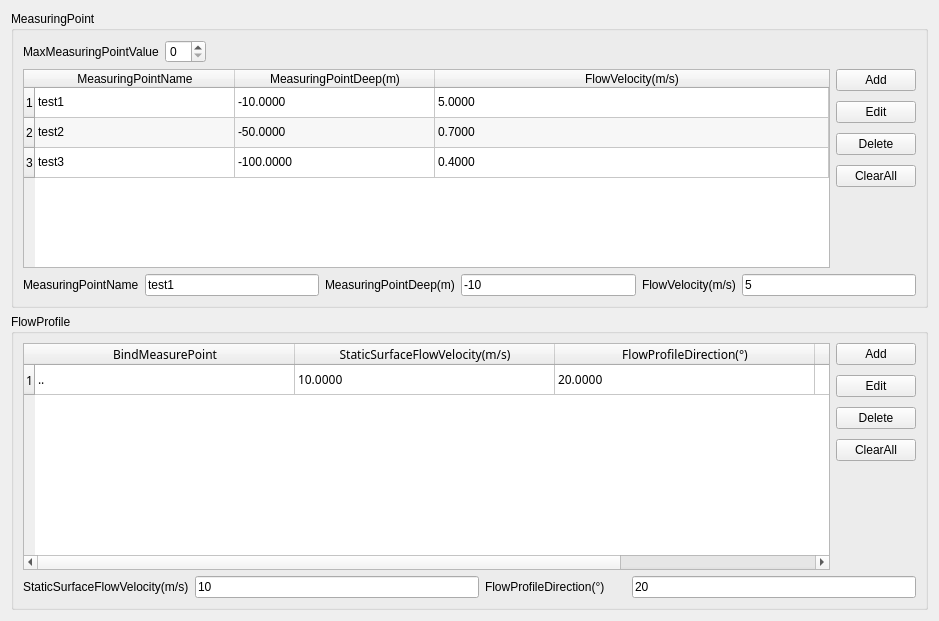
<?xml version="1.0" encoding="UTF-8"?>
<ui version="4.0">
 <class>ConfigOceanCurrentDialog</class>
 <widget class="QWidget" name="ConfigOceanCurrentDialog">
  <property name="geometry">
   <rect>
    <x>0</x>
    <y>0</y>
    <width>939</width>
    <height>621</height>
   </rect>
  </property>
  <property name="windowTitle">
   <string>Ocean Current</string>
  </property>
  <layout class="QVBoxLayout" name="verticalLayout_5">
   <item>
    <widget class="QGroupBox" name="groupBox_88">
     <property name="title">
      <string>MeasuringPoint</string>
     </property>
     <layout class="QVBoxLayout" name="verticalLayout_3">
      <item>
       <layout class="QHBoxLayout" name="horizontalLayout_61">
        <item>
         <widget class="QLabel" name="label_181">
          <property name="text">
           <string>MaxMeasuringPointValue</string>
          </property>
         </widget>
        </item>
        <item>
         <widget class="QSpinBox" name="maxncrzpSpinBox"/>
        </item>
        <item>
         <spacer name="horizontalSpacer">
          <property name="orientation">
           <enum>Qt::Horizontal</enum>
          </property>
          <property name="sizeHint" stdset="0">
           <size>
            <width>40</width>
            <height>20</height>
           </size>
          </property>
         </spacer>
        </item>
       </layout>
      </item>
      <item>
       <layout class="QHBoxLayout" name="horizontalLayout" stretch="1,0">
        <item>
         <widget class="QTableWidget" name="measureTableWidget">
          <property name="alternatingRowColors">
           <bool>true</bool>
          </property>
          <property name="selectionMode">
           <enum>QAbstractItemView::SingleSelection</enum>
          </property>
          <property name="selectionBehavior">
           <enum>QAbstractItemView::SelectRows</enum>
          </property>
          <attribute name="horizontalHeaderDefaultSectionSize">
           <number>200</number>
          </attribute>
          <attribute name="horizontalHeaderStretchLastSection">
           <bool>true</bool>
          </attribute>
          <row>
           <property name="text">
            <string>1</string>
           </property>
          </row>
          <row>
           <property name="text">
            <string>2</string>
           </property>
          </row>
          <row>
           <property name="text">
            <string>3</string>
           </property>
          </row>
          <column>
           <property name="text">
            <string>MeasuringPointName</string>
           </property>
           <property name="textAlignment">
            <set>AlignHCenter|AlignVCenter|AlignCenter</set>
           </property>
          </column>
          <column>
           <property name="text">
            <string>MeasuringPointDeep(m)</string>
           </property>
           <property name="textAlignment">
            <set>AlignHCenter|AlignVCenter|AlignCenter</set>
           </property>
          </column>
          <column>
           <property name="text">
            <string>FlowVelocity(m/s)</string>
           </property>
           <property name="textAlignment">
            <set>AlignHCenter|AlignVCenter|AlignCenter</set>
           </property>
          </column>
          <item row="0" column="0">
           <property name="text">
            <string>test1</string>
           </property>
          </item>
          <item row="0" column="1">
           <property name="text">
            <string>-10.0000</string>
           </property>
          </item>
          <item row="0" column="2">
           <property name="text">
            <string>5.0000</string>
           </property>
          </item>
          <item row="1" column="0">
           <property name="text">
            <string>test2</string>
           </property>
          </item>
          <item row="1" column="1">
           <property name="text">
            <string>-50.0000</string>
           </property>
          </item>
          <item row="1" column="2">
           <property name="text">
            <string>0.7000</string>
           </property>
          </item>
          <item row="2" column="0">
           <property name="text">
            <string>test3</string>
           </property>
          </item>
          <item row="2" column="1">
           <property name="text">
            <string>-100.0000</string>
           </property>
          </item>
          <item row="2" column="2">
           <property name="text">
            <string>0.4000</string>
           </property>
          </item>
         </widget>
        </item>
        <item>
         <layout class="QVBoxLayout" name="verticalLayout_2">
          <property name="spacing">
           <number>10</number>
          </property>
          <item>
           <widget class="QPushButton" name="addmeasureBtn">
            <property name="text">
             <string>Add</string>
            </property>
           </widget>
          </item>
          <item>
           <widget class="QPushButton" name="edtmeasureBtn">
            <property name="text">
             <string>Edit</string>
            </property>
           </widget>
          </item>
          <item>
           <widget class="QPushButton" name="delmeasureBtn">
            <property name="text">
             <string>Delete</string>
            </property>
           </widget>
          </item>
          <item>
           <widget class="QPushButton" name="clearmeasureBtn">
            <property name="text">
             <string>ClearAll</string>
            </property>
           </widget>
          </item>
          <item>
           <spacer name="verticalSpacer">
            <property name="orientation">
             <enum>Qt::Vertical</enum>
            </property>
            <property name="sizeHint" stdset="0">
             <size>
              <width>20</width>
              <height>40</height>
             </size>
            </property>
           </spacer>
          </item>
         </layout>
        </item>
       </layout>
      </item>
      <item>
       <layout class="QHBoxLayout" name="horizontalLayout_51" stretch="2,4,2,4,2,4">
        <item>
         <widget class="QLabel" name="label">
          <property name="text">
           <string>MeasuringPointName</string>
          </property>
         </widget>
        </item>
        <item>
         <widget class="QLineEdit" name="measureNameLineEdit">
          <property name="text">
           <string>test1</string>
          </property>
         </widget>
        </item>
        <item>
         <widget class="QLabel" name="label_177">
          <property name="text">
           <string>MeasuringPointDeep(m)</string>
          </property>
         </widget>
        </item>
        <item>
         <widget class="QLineEdit" name="pointdeepLineEdit">
          <property name="text">
           <string>-10</string>
          </property>
         </widget>
        </item>
        <item>
         <widget class="QLabel" name="label_179">
          <property name="text">
           <string>FlowVelocity(m/s)</string>
          </property>
         </widget>
        </item>
        <item>
         <widget class="QLineEdit" name="pointrateLineEdit">
          <property name="text">
           <string>5</string>
          </property>
         </widget>
        </item>
       </layout>
      </item>
     </layout>
    </widget>
   </item>
   <item>
    <widget class="QGroupBox" name="groupBox">
     <property name="title">
      <string>FlowProfile</string>
     </property>
     <layout class="QVBoxLayout" name="verticalLayout_4">
      <item>
       <layout class="QHBoxLayout" name="horizontalLayout_2" stretch="1,0">
        <item>
         <widget class="QTableWidget" name="watercrhdTableWidget">
          <property name="font">
           <font>
            <family>宋体</family>
           </font>
          </property>
          <property name="verticalScrollBarPolicy">
           <enum>Qt::ScrollBarAsNeeded</enum>
          </property>
          <property name="alternatingRowColors">
           <bool>true</bool>
          </property>
          <property name="selectionMode">
           <enum>QAbstractItemView::SingleSelection</enum>
          </property>
          <property name="selectionBehavior">
           <enum>QAbstractItemView::SelectRows</enum>
          </property>
          <property name="columnCount">
           <number>4</number>
          </property>
          <attribute name="horizontalHeaderDefaultSectionSize">
           <number>260</number>
          </attribute>
          <attribute name="horizontalHeaderMinimumSectionSize">
           <number>100</number>
          </attribute>
          <attribute name="horizontalHeaderStretchLastSection">
           <bool>true</bool>
          </attribute>
          <row>
           <property name="text">
            <string>1</string>
           </property>
          </row>
          <column>
           <property name="text">
            <string>BindMeasurePoint</string>
           </property>
           <property name="textAlignment">
            <set>AlignHCenter|AlignVCenter|AlignCenter</set>
           </property>
          </column>
          <column>
           <property name="text">
            <string>StaticSurfaceFlowVelocity(m/s)</string>
           </property>
           <property name="textAlignment">
            <set>AlignHCenter|AlignVCenter|AlignCenter</set>
           </property>
          </column>
          <column>
           <property name="text">
            <string>FlowProfileDirection(°)</string>
           </property>
           <property name="textAlignment">
            <set>AlignHCenter|AlignVCenter|AlignCenter</set>
           </property>
          </column>
          <column>
           <property name="text">
            <string>MeasuringPointName</string>
           </property>
           <property name="textAlignment">
            <set>AlignHCenter|AlignVCenter|AlignCenter</set>
           </property>
          </column>
          <item row="0" column="0">
           <property name="text">
            <string>..</string>
           </property>
          </item>
          <item row="0" column="1">
           <property name="text">
            <string>10.0000</string>
           </property>
          </item>
          <item row="0" column="2">
           <property name="text">
            <string>20.0000</string>
           </property>
          </item>
         </widget>
        </item>
        <item>
         <layout class="QVBoxLayout" name="verticalLayout">
          <property name="spacing">
           <number>10</number>
          </property>
          <item>
           <widget class="QPushButton" name="addmeasureprofileBtn">
            <property name="text">
             <string>Add</string>
            </property>
           </widget>
          </item>
          <item>
           <widget class="QPushButton" name="edtmeasureprofileBtn">
            <property name="text">
             <string>Edit</string>
            </property>
           </widget>
          </item>
          <item>
           <widget class="QPushButton" name="delmeasureprofileBtn">
            <property name="text">
             <string>Delete</string>
            </property>
           </widget>
          </item>
          <item>
           <widget class="QPushButton" name="clearmeasureprofileBtn">
            <property name="text">
             <string>ClearAll</string>
            </property>
           </widget>
          </item>
          <item>
           <spacer name="verticalSpacer_2">
            <property name="orientation">
             <enum>Qt::Vertical</enum>
            </property>
            <property name="sizeHint" stdset="0">
             <size>
              <width>20</width>
              <height>40</height>
             </size>
            </property>
           </spacer>
          </item>
         </layout>
        </item>
       </layout>
      </item>
      <item>
       <layout class="QHBoxLayout" name="horizontalLayout_7" stretch="2,4,2,4">
        <item>
         <widget class="QLabel" name="label_81">
          <property name="text">
           <string>StaticSurfaceFlowVelocity(m/s)</string>
          </property>
         </widget>
        </item>
        <item>
         <widget class="QLineEdit" name="vczfLineEdit">
          <property name="text">
           <string>10</string>
          </property>
         </widget>
        </item>
        <item>
         <widget class="QLabel" name="label_172">
          <property name="text">
           <string>FlowProfileDirection(°)</string>
          </property>
         </widget>
        </item>
        <item>
         <widget class="QLineEdit" name="crhdLineEdit">
          <property name="text">
           <string>20</string>
          </property>
         </widget>
        </item>
       </layout>
      </item>
     </layout>
    </widget>
   </item>
  </layout>
 </widget>
 <resources/>
 <connections/>
</ui>
